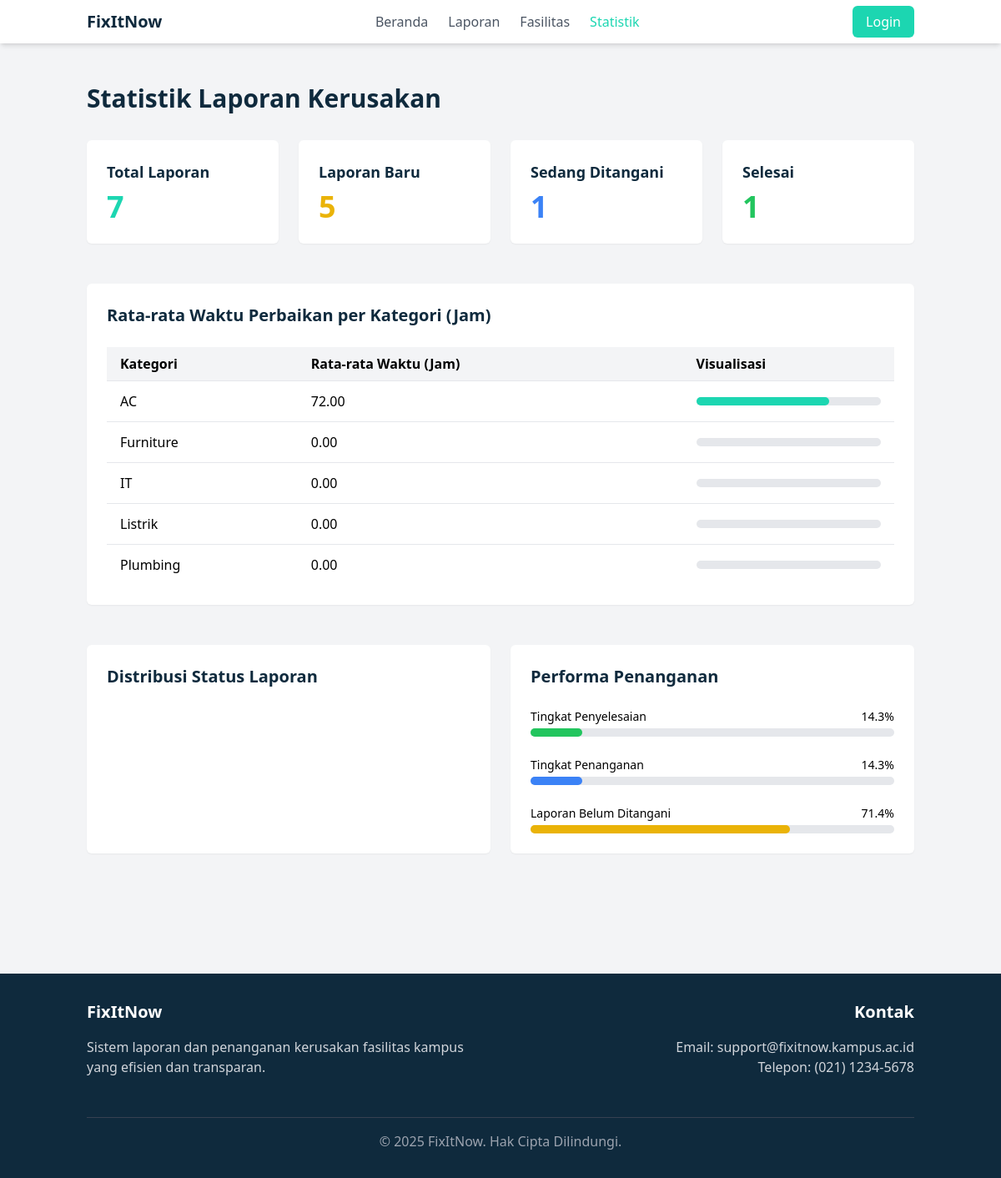
The app's page /statistik.php with its own data.
### tables this page shows
CREATE TABLE `kategori_fasilitas` (
  `id_kategori` int NOT NULL AUTO_INCREMENT,
  `nama_kategori` varchar(50) NOT NULL,
  `deskripsi` text,
  PRIMARY KEY (`id_kategori`)
);

### models/Laporan.php (called while the page is built, shortened)
<?php
class Laporan {
    protected $pdo;
    public function __construct(PDO $db_connection) {
        $this->pdo = $db_connection;
    }
    public function getTotalReports() {
        try {
            $stmt = $this->pdo->prepare("SELECT COUNT(*) as total FROM laporan");
            $stmt->execute();
            return $stmt->fetchColumn();
        } catch (PDOException $e) {
            throw new Exception("Error counting reports: " . $e->getMessage());
        }
    }
    public function getReportsByStatus($status) {
        try {
            $query = "SELECT l.*, f.nama_fasilitas, u.nama as nama_pelapor
                      FROM laporan l
                      JOIN fasilitas f ON l.id_fasilitas = f.id_fasilitas
                      JOIN users u ON l.id_pelapor = u.id_user
                      WHERE l.status = ?";
            $stmt = $this->pdo->prepare($query);
            $stmt->execute([$status]);
            return $stmt->fetchAll(PDO::FETCH_ASSOC);
        } catch (PDOException $e) {
            throw new Exception("Error fetching reports by status: " . $e->getMessage());
        }
    }
    public function getRataRataPerbaikan($id_kategori) {
    $query = "SELECT AVG(TIMESTAMPDIFF(HOUR, l.tanggal_lapor, l.tanggal_selesai)) AS rata_rata_jam
              FROM laporan l
              JOIN fasilitas f ON l.id_fasilitas = f.id_fasilitas
              WHERE l.status = 'Selesai'
              AND f.id_kategori = :id_kategori
              AND l.tanggal_selesai IS NOT NULL";
    $stmt = $this->pdo->prepare($query);
    $stmt->bindParam(':id_kategori', $id_kategori);
    $stmt->execute();
    $row = $stmt->fetch(PDO::FETCH_ASSOC);
    return $row && $row['rata_rata_jam'] !== null ? floatval($row['rata_rata_jam']) : 0;
    }
}
?>

### models/Fasilitas.php (called while the page is built, shortened)
<?php
class Fasilitas {
    private $conn;
    public function __construct($db) {
        $this->conn = $db;
    }
    public function getAllCategories() {
        $query = "SELECT * FROM kategori_fasilitas ORDER BY nama_kategori ASC";
        $stmt = $this->conn->prepare($query);
        $stmt->execute();
        return $stmt->fetchAll(PDO::FETCH_ASSOC);
    }
}
?>

### statistik.php (the view, shortened to what this page needs)
<?php
require_once 'models/Laporan.php';
require_once 'models/Fasilitas.php';
$db = new Database();
$conn = $db->getConnection();
$laporanModel = new Laporan($conn);
$fasilitasModel = new Fasilitas($conn);
$totalReports = $laporanModel->getTotalReports();
$newReports = count($laporanModel->getReportsByStatus('Baru'));
$inProgressReports = count($laporanModel->getReportsByStatus('Ditangani'));
$completedReports = count($laporanModel->getReportsByStatus('Selesai'));
$categories = $fasilitasModel->getAllCategories();
$avgRepairTimes = [];
foreach ($categories as $category) {
    $avgRepairTimes[$category['id_kategori']] = $laporanModel->getRataRataPerbaikan($category['id_kategori']);
}
?>
<!DOCTYPE html>
<html lang="id">
<head>
    <script src="https://cdn.tailwindcss.com"></script>
</head>
<body class="bg-gray-100">
    <nav class="bg-white shadow-md">
        <div class="container mx-auto px-4 py-3 flex justify-between items-center">
            <div class="flex items-center">
                <a href="index.php" class="text-primary font-bold text-xl">FixItNow</a>
            </div>
            <div class="hidden md:flex space-x-6">
                <a href="index.php" class="text-gray-600 hover:text-secondary">Beranda</a>
                <a href="laporan.php" class="text-gray-600 hover:text-secondary">Laporan</a>
                <a href="fasilitas.php" class="text-gray-600 hover:text-secondary">Fasilitas</a>
                <a href="statistik.php" class="text-secondary font-medium">Statistik</a>
            </div>
            <div>
                <?php if(isset($_SESSION['user_id'])): ?>
                    <div class="flex items-center space-x-4">
                        <span class="text-gray-600"><?= $_SESSION['user_name'] ?></span>
                        <a href="logout.php" class="bg-primary text-white px-4 py-2 rounded-md hover:bg-primary-light">Logout</a>
                    </div>
                <?php else: ?>
                    <a href="login.php" class="bg-secondary text-white px-4 py-2 rounded-md hover:bg-secondary-light">Login</a>
                <?php endif; ?>
            </div>
        </div>
    </nav>
    <div class="container mx-auto px-4 py-12">
        <h1 class="text-3xl font-bold text-primary mb-8">Statistik Laporan Kerusakan</h1>
        <div class="grid grid-cols-1 md:grid-cols-4 gap-6 mb-12">
            <div class="bg-white p-6 rounded-md shadow-sm">
                <h2 class="text-lg font-bold text-primary mb-2">Total Laporan</h2>
                <p class="text-4xl font-bold text-secondary"><?= $totalReports ?></p>
            </div>
            <div class="bg-white p-6 rounded-md shadow-sm">
                <h2 class="text-lg font-bold text-primary mb-2">Laporan Baru</h2>
                <p class="text-4xl font-bold text-yellow-500"><?= $newReports ?></p>
            </div>
            <div class="bg-white p-6 rounded-md shadow-sm">
                <h2 class="text-lg font-bold text-primary mb-2">Sedang Ditangani</h2>
                <p class="text-4xl font-bold text-blue-500"><?= $inProgressReports ?></p>
            </div>
            <div class="bg-white p-6 rounded-md shadow-sm">
                <h2 class="text-lg font-bold text-primary mb-2">Selesai</h2>
                <p class="text-4xl font-bold text-green-500"><?= $completedReports ?></p>
            </div>
        </div>
        <div class="bg-white p-6 rounded-md shadow-sm mb-12">
            <h2 class="text-xl font-bold text-primary mb-6">Rata-rata Waktu Perbaikan per Kategori (Jam)</h2>
            <div class="overflow-x-auto">
                <table class="w-full">
                    <thead>
                        <tr class="bg-gray-100">
                            <th class="px-4 py-2 text-left">Kategori</th>
                            <th class="px-4 py-2 text-left">Rata-rata Waktu (Jam)</th>
                            <th class="px-4 py-2 text-left">Visualisasi</th>
                        </tr>
                    </thead>
                    <tbody>
                        <?php foreach ($categories as $category): ?>
                            <tr class="border-t">
                                <td class="px-4 py-3"><?= $category['nama_kategori'] ?></td>
                                <td class="px-4 py-3"><?= number_format($avgRepairTimes[$category['id_kategori']], 2) ?></td>
                                <td class="px-4 py-3">
                                    <div class="w-full bg-gray-200 rounded-full h-2.5">
                                        <?php
                                        $percentage = min(100, ($avgRepairTimes[$category['id_kategori']] / 100) * 100);
                                        ?>
                                        <div class="bg-secondary h-2.5 rounded-full" style="width: <?= $percentage ?>%"></div>
                                    </div>
                                </td>
                            </tr>
                        <?php endforeach; ?>
                    </tbody>
                </table>
            </div>
        </div>
        <div class="grid grid-cols-1 md:grid-cols-2 gap-6 mb-12">
            <div class="bg-white p-6 rounded-md shadow-sm">
                <h2 class="text-xl font-bold text-primary mb-6">Distribusi Status Laporan</h2>
            </div>
            <div class="bg-white p-6 rounded-md shadow-sm">
                <h2 class="text-xl font-bold text-primary mb-6">Performa Penanganan</h2>
                <div class="space-y-6">
                    <?php $total = $totalReports > 0 ? $totalReports : 1;  ?>
                    <div>
                        <div class="flex justify-between mb-1">
                            <span class="text-sm font-medium">Tingkat Penyelesaian</span>
                            <span class="text-sm font-medium"><?= number_format(($completedReports / $total) * 100, 1) ?>%</span>
                        </div>
                        <div class="w-full bg-gray-200 rounded-full h-2.5">
                            <div class="bg-green-500 h-2.5 rounded-full" style="width: <?= ($completedReports / $total) * 100 ?>%"></div>
                        </div>
                    </div>
                    <div>
                        <div class="flex justify-between mb-1">
                            <span class="text-sm font-medium">Tingkat Penanganan</span>
                            <span class="text-sm font-medium"><?= number_format(($inProgressReports / $total) * 100, 1) ?>%</span>
                        </div>
                        <div class="w-full bg-gray-200 rounded-full h-2.5">
                            <div class="bg-blue-500 h-2.5 rounded-full" style="width: <?= ($inProgressReports / $total) * 100 ?>%"></div>
                        </div>
                    </div>
                    <div>
                        <div class="flex justify-between mb-1">
                            <span class="text-sm font-medium">Laporan Belum Ditangani</span>
                            <span class="text-sm font-medium"><?= number_format(($newReports / $total) * 100, 1) ?>%</span>
                        </div>
                        <div class="w-full bg-gray-200 rounded-full h-2.5">
                            <div class="bg-yellow-500 h-2.5 rounded-full" style="width: <?= ($newReports / $total) * 100 ?>%"></div>
                        </div>
                    </div>
                </div>
            </div>
        </div>
    </div>
    <footer class="bg-primary text-white py-8 mt-12">
        <div class="container mx-auto px-4">
            <div class="grid grid-cols-1 md:grid-cols-2 gap-8">
                <div>
                    <h3 class="text-xl font-bold mb-4">FixItNow</h3>
                    <p class="text-gray-300 mb-4">Sistem laporan dan penanganan kerusakan fasilitas kampus yang efisien dan transparan.</p>
                </div>
                <div class="md:text-right">
                    <h3 class="text-xl font-bold mb-4">Kontak</h3>
                    <p class="text-gray-300">Email: support@fixitnow.kampus.ac.id</p>
                    <p class="text-gray-300">Telepon: (021) 1234-5678</p>
                </div>
            </div>
            <div class="border-t border-gray-700 mt-8 pt-4 text-center text-gray-400">
                <p>&copy; <?= date('Y') ?> FixItNow. Hak Cipta Dilindungi.</p>
            </div>
        </div>
    </footer>
</body>
</html>

### records on screen
kategori_fasilitas: nama_kategori "AC", id_kategori "72.00"
kategori_fasilitas: nama_kategori "Furniture", id_kategori "0.00"
kategori_fasilitas: nama_kategori "IT", id_kategori "0.00"
kategori_fasilitas: nama_kategori "Listrik", id_kategori "0.00"
kategori_fasilitas: nama_kategori "Plumbing", id_kategori "0.00"

### other values on screen
$totalReports "7"
$newReports "5"
$inProgressReports "1"
$completedReports "1"
